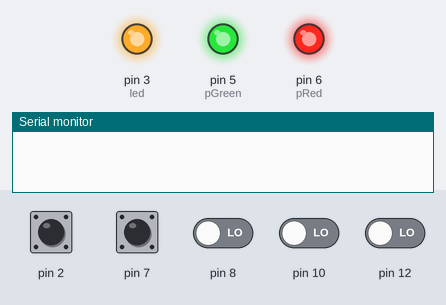
This sketch was run on a simulated Arduino Uno, built with avr-gcc and run on an emulated ATmega328P. Parts: output pins drawn as LEDs (lit = HIGH), the last lines printed to the serial monitor. Inputs (shaded band) come from the test bench; at power-on: pin 2, pin 7, pin 8, pin 10, pin 12 LOW.

Above: at 1.2 s.
1.3 s: pin 7 pulsed HIGH 2 times (0.12 s each, 0.3 s apart)
At 2.8 s:
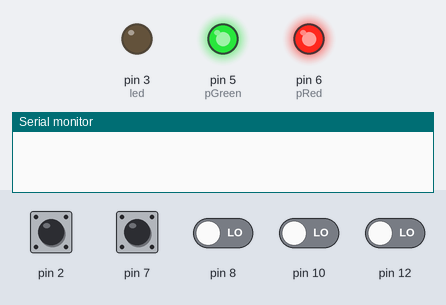
3.4 s: pin 2 pulsed HIGH 5 times (0.12 s each, 0.3 s apart)
At 3.68 s:
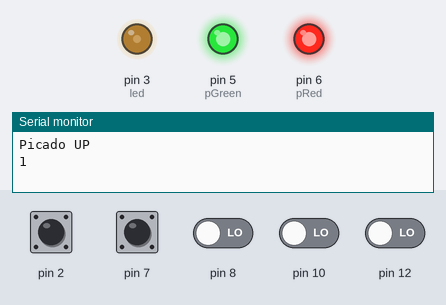
Timing chart, 0 to 6.4 s (numbered marks = the images above; inputs shaded):
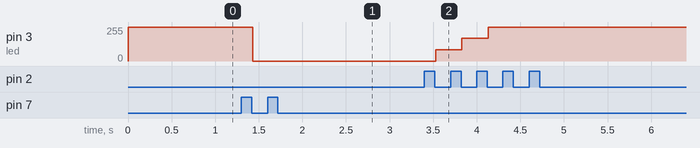

The sketch:

ButtonEasy.ino
```cpp
/*
 Name:		ButtonEasy.ino
 Created:	20/08/2019 15:18:45
 Author:	Gabriel Ichcanziho
*/

// the setup function runs once when you press reset or power the board
#include "button.h"
#define led 3
#define levels 3
#define pRed 6
#define pGreen 5
#define pBlue 3
uint8_t pin = 0;
Bt bUp(2);
Bt bLow(10);
Bt bRed(12);
Bt bGreen(8);
Bt bBlue(7);
int lum;


uint8_t intensidad;

void setup() {
	Serial.begin(9600);
	pinMode(led, OUTPUT);
	pinMode(pRed, OUTPUT);
	pinMode(pGreen, OUTPUT);
	pinMode(pBlue, OUTPUT);
	digitalWrite(pRed, 1);
	digitalWrite(pGreen, 1);
	digitalWrite(pBlue, 1);
	intensidad = 0;
}

// the loop function runs over and over again until power down or reset
void loop() {

	if (bUp.getState(Rise)) {
		Serial.println("Picado UP");
		if(intensidad<levels)
			intensidad++;
		Serial.println(intensidad);
	}
	if (bLow.getState(Rise)) {
		Serial.println("Picado Low");
		if(intensidad>0)
			intensidad--;
		Serial.println(intensidad);
	}
	//analogWrite(led, (255/levels) * intensidad);

	if (bRed.getState(Rise)) {
		digitalWrite(pGreen, 1);
		digitalWrite(pBlue, 1);
		pin = pRed;
	}
	if (bGreen.getState(Rise)) {
		digitalWrite(pRed, 1);
		digitalWrite(pBlue, 1);
		pin = pGreen;
	}
	if (bBlue.getState(Rise)) {
		digitalWrite(pGreen, 1);
		digitalWrite(pRed, 1);
		pin = pBlue;
	}
	analogWrite(pin, (255 / levels) * intensidad);
}
```

button.cpp
```cpp
//
//
//

#include "button.h"


Bt::Bt(uint8_t pin)
{
	_pin = pin;
	pinMode(_pin, INPUT);
}

bool Bt::getState(bool edge)
{
	bool button = false;
	_button_state = digitalRead(_pin);
	if (_button_state != _last_button_state)
	{
		if (edge) { // Rising Edge
			if (_button_state) {

				button = true;
				delay(10);
			}
			else {
				_read = true;
			}
		}
		else { // Falling edge
			if (!_button_state) {
				button = true;
				delay(10);
			}
			else {
				_read = true;
			}
		}
	}
	_last_button_state = _button_state;
	return button;
}
```

button.h
```cpp
// button.h

#ifndef _BUTTON_h
#define _BUTTON_h

#if defined(ARDUINO) && ARDUINO >= 100
	#include "arduino.h"
#else
	#include "WProgram.h"
#endif

#define Rise 0
#define Fall 1

class Bt
{
public:
	Bt(uint8_t pin);
	bool getState(bool edge);

private:
	bool _button_state;
	bool _last_button_state;
	bool _read;
	uint8_t _pin;
};

#endif
```

Measured:
- after the input at 1.3 s, pin 3 (led): 255/255 → 0/255 after 0.13 s
- after the input at 3.4 s, pin 3 (led): 0/255 → 85/255 after 0.13 s, → 170/255 0.30 s later, → 255/255 0.30 s later
